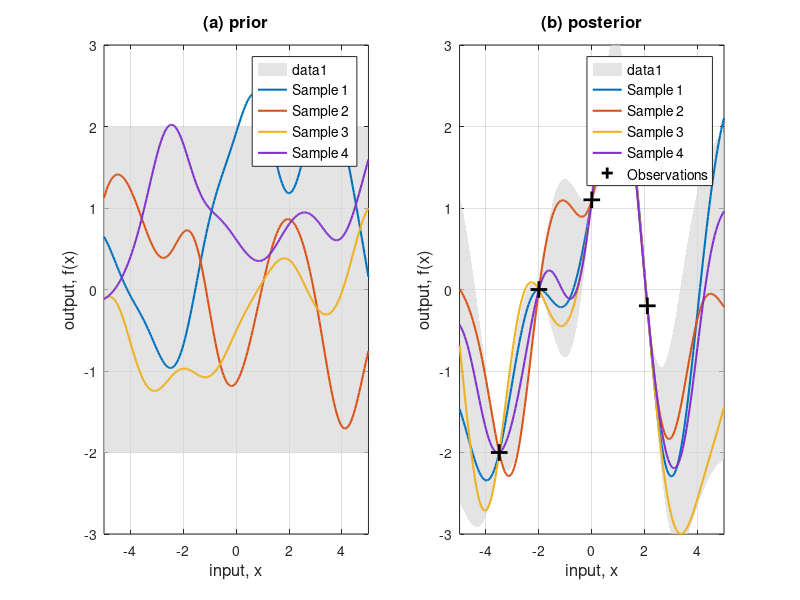

Source code (MATLAB): (Note: this script raises an error after producing the figure.)
%% Gaussian Process Prior and Posterior Demonstration
% This script replicates the GP prior/posterior plots from the textbook
% using equation 2.16 for the covariance function and equation 2.19 for
% posterior sampling, with conditioning formulas from appendix A.2
%
% Reference: Equation 2.16: k(x_p, x_q) = exp(-1/2 |x_p - x_q|^2)

clear; close all; clc;

%% Parameters
x_min = -5;
x_max = 5;
n_grid = 200;  % Number of points on regular grid
n_samples = 4;  % Number of random function draws
n_train = 5;    % Number of training data points

%% Create regular grid of scalar inputs
x_grid = linspace(x_min, x_max, n_grid)';

%% Define covariance function (Equation 2.16)
% k(x_p, x_q) = exp(-1/2 |x_p - x_q|^2)
% This is the RBF/Squared Exponential kernel with length scale = 1
% Vectorized version for efficiency
compute_kernel = @(X1, X2) exp(-0.5 * (X1 - X2').^2);

%to change length scale it will be (X1-X2')/l where l is the length scale

%additionally, the overall vaiance (magnitude) could be changed by 
%multiplying by a positive pre-factor before the exp

%% ============================================
%% PART (a): PRIOR
%% ============================================
fprintf('Generating GP prior samples...\n');

% Compute prior covariance matrix K_prior on the grid
% K_prior[i,j] = k(x_i, x_j) for all pairs in x_grid
K_prior = compute_kernel(x_grid, x_grid);

% Ensure numerical stability (add small jitter)
K_prior = K_prior + 1e-9 * eye(n_grid);

% Prior mean is zero
mu_prior = zeros(n_grid, 1);

% Draw samples from prior: f ~ N(0, K_prior)
% Using Cholesky decomposition for numerical stability
L_prior = chol(K_prior, 'lower');
samples_prior = zeros(n_grid, n_samples);
for i = 1:n_samples
    z = randn(n_grid, 1);
    samples_prior(:, i) = mu_prior + L_prior * z;
end

% Compute uncertainty bands (mean ± 2*std)
std_prior = sqrt(diag(K_prior));
mu_upper_prior = mu_prior + 2 * std_prior;
mu_lower_prior = mu_prior - 2 * std_prior;

%% ============================================
%% PART (b): POSTERIOR
%% ============================================
fprintf('Generating GP posterior samples...\n');

% Invent some training data points
%these must be column vectors
% Based on the image, approximate locations:
% (-4, -2), (-2.5, 0.5), (-1, 1.5), (0, 1.8), (2.5, 0)
%x_train = [-4; -2.5; -1; 0; 2.5];
%y_train = [-2; 0.5; 1.5; 1.8; 0];

%new data: 
x_train = [-3.5;-2;0;1.53;2.1];
y_train = [-2; 0; 1.1; 1.8; -0.2];

% For noise-free observations, we assume zero observation noise
% (as mentioned in the image: "five noise free observations")
sigma_n = 1e-6;  % Very small noise for numerical stability

% Compute covariance matrices needed for posterior
% K_train: covariance between training points
K_train = compute_kernel(x_train, x_train);
K_train = K_train + sigma_n^2 * eye(n_train);  % Add observation noise

% K_cross: covariance between training points and grid points
K_cross = compute_kernel(x_train, x_grid);

% K_grid: covariance between grid points (same as K_prior)
K_grid = K_prior;

% Posterior mean (Equation 2.19 / A.2 conditioning formula)
% μ* = K_cross^T * K_train^(-1) * y_train
K_train_inv = K_train \ eye(n_train);
mu_posterior = K_cross' * (K_train_inv * y_train);

% Posterior covariance (Equation 2.19 / A.2 conditioning formula)
% Σ* = K_grid - K_cross^T * K_train^(-1) * K_cross
K_posterior = K_grid - K_cross' * (K_train_inv * K_cross);

% Ensure numerical stability
K_posterior = (K_posterior + K_posterior') / 2;
K_posterior = K_posterior + 1e-9 * eye(n_grid);

% Draw samples from posterior: f*|y ~ N(μ*, Σ*)
L_posterior = chol(K_posterior, 'lower');
samples_posterior = zeros(n_grid, n_samples);
for i = 1:n_samples
    z = randn(n_grid, 1);
    samples_posterior(:, i) = mu_posterior + L_posterior * z;
end

% Compute uncertainty bands (mean ± 2*std)
std_posterior = sqrt(diag(K_posterior));
mu_upper_posterior = mu_posterior + 2 * std_posterior;
mu_lower_posterior = mu_posterior - 2 * std_posterior;

%% ============================================
%% VISUALIZATION
%% ============================================
fprintf('Creating plots...\n');

figure('Color', 'w', 'Position', [100, 100, 1200, 500]);

% Plot (a): Prior
subplot(1, 2, 1);
hold on;

% Shaded uncertainty region (95% confidence: mean ± 2*std)
fill([x_grid; flipud(x_grid)], [mu_upper_prior; flipud(mu_lower_prior)], ...
    [0.85, 0.85, 0.85], 'EdgeColor', 'none', 'FaceAlpha', 0.7);

% Draw sample functions
colors = {[0, 0.4470, 0.7410], [0.8500, 0.3250, 0.0980], [0.9290, 0.6940, 0.1250], [0.5 0.2 0.8]};
for i = 1:n_samples
    plot(x_grid, samples_prior(:, i), '-', 'Color', colors{i}, ...
        'LineWidth', 1.5, 'DisplayName', sprintf('Sample %d', i));
end

xlabel('input, x', 'FontSize', 12);
ylabel('output, f(x)', 'FontSize', 12);
title('(a) prior', 'FontSize', 12, 'FontWeight', 'bold');
xlim([x_min, x_max]);
ylim([-3, 3]);
grid on;
box on;
legend('Location', 'best', 'FontSize', 10);

% Plot (b): Posterior
subplot(1, 2, 2);
hold on;

% Shaded uncertainty region (95% confidence: mean ± 2*std)
fill([x_grid; flipud(x_grid)], [mu_upper_posterior; flipud(mu_lower_posterior)], ...
    [0.85, 0.85, 0.85], 'EdgeColor', 'none', 'FaceAlpha', 0.7);

% Draw sample functions
for i = 1:n_samples
    plot(x_grid, samples_posterior(:, i), '-', 'Color', colors{i}, ...
        'LineWidth', 1.5, 'DisplayName', sprintf('Sample %d', i));
end

% Plot training data points
plot(x_train, y_train, 'k+', 'MarkerSize', 12, 'LineWidth', 2, ...
    'DisplayName', 'Observations');

xlabel('input, x', 'FontSize', 12);
ylabel('output, f(x)', 'FontSize', 12);
title('(b) posterior', 'FontSize', 12, 'FontWeight', 'bold');
xlim([x_min, x_max]);
ylim([-3, 3]);
grid on;
box on;
legend('Location', 'best', 'FontSize', 10);

sgtitle('Gaussian Process: Prior vs Posterior', 'FontSize', 14, 'FontWeight', 'bold');

%% Print summary
fprintf('\nSummary:\n');
fprintf('  Grid points: %d (from %.1f to %.1f)\n', n_grid, x_min, x_max);
fprintf('  Training points: %d\n', n_train);
fprintf('  Prior std range: [%.4f, %.4f]\n', min(std_prior), max(std_prior));
fprintf('  Posterior std range: [%.4f, %.4f]\n', min(std_posterior), max(std_posterior));
% Find grid points closest to training points for uncertainty comparison
[~, train_indices] = min(abs(x_grid - x_train'), [], 1);
fprintf('  Uncertainty reduction: %.1f%% (at training points)\n', ...
    100 * (1 - mean(std_posterior(train_indices)) / mean(std_prior(train_indices))));

fprintf('\nDone!\n');
